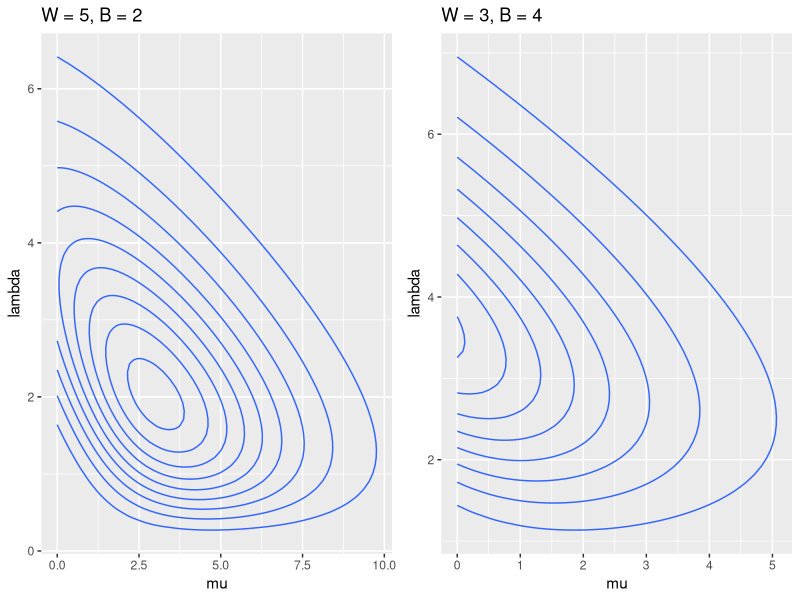

Generate this figure with R:
library(ggplot2)
library(grid)
library(gridExtra)
rm(list=ls())

mu = seq(length.out= 100, from=0, to=10)
lambda = seq(length.out = 100, from=0, to=10)

likelihood = function(x, y, W, B) {
  lh = (1/(factorial(W)*factorial(B)))*((x + y)^W)*((y)^B)*exp(-x - 2*y)
  return(lh)
}
  
df.mu = rep(mu, 100)
df.lambda = rep(lambda, each=100)
df.lh = likelihood(df.mu, df.lambda, W=5, B=2)
df.lh2 = likelihood(df.mu, df.lambda, W=3, B=4)
df = data.frame(mu=df.mu, lambda=df.lambda, lh=df.lh, lh2=df.lh2)

p1 = (ggplot(df, aes(x=mu, y=lambda, z=lh)) 
 +  stat_contour()
 + labs(title="W = 5, B = 2")
)

p2 = (ggplot(df, aes(x=mu, y=lambda, z=lh2)) 
      +  stat_contour()
      + labs(title="W = 3, B = 4")
)

grid.arrange(p1, p2, ncol=2)
